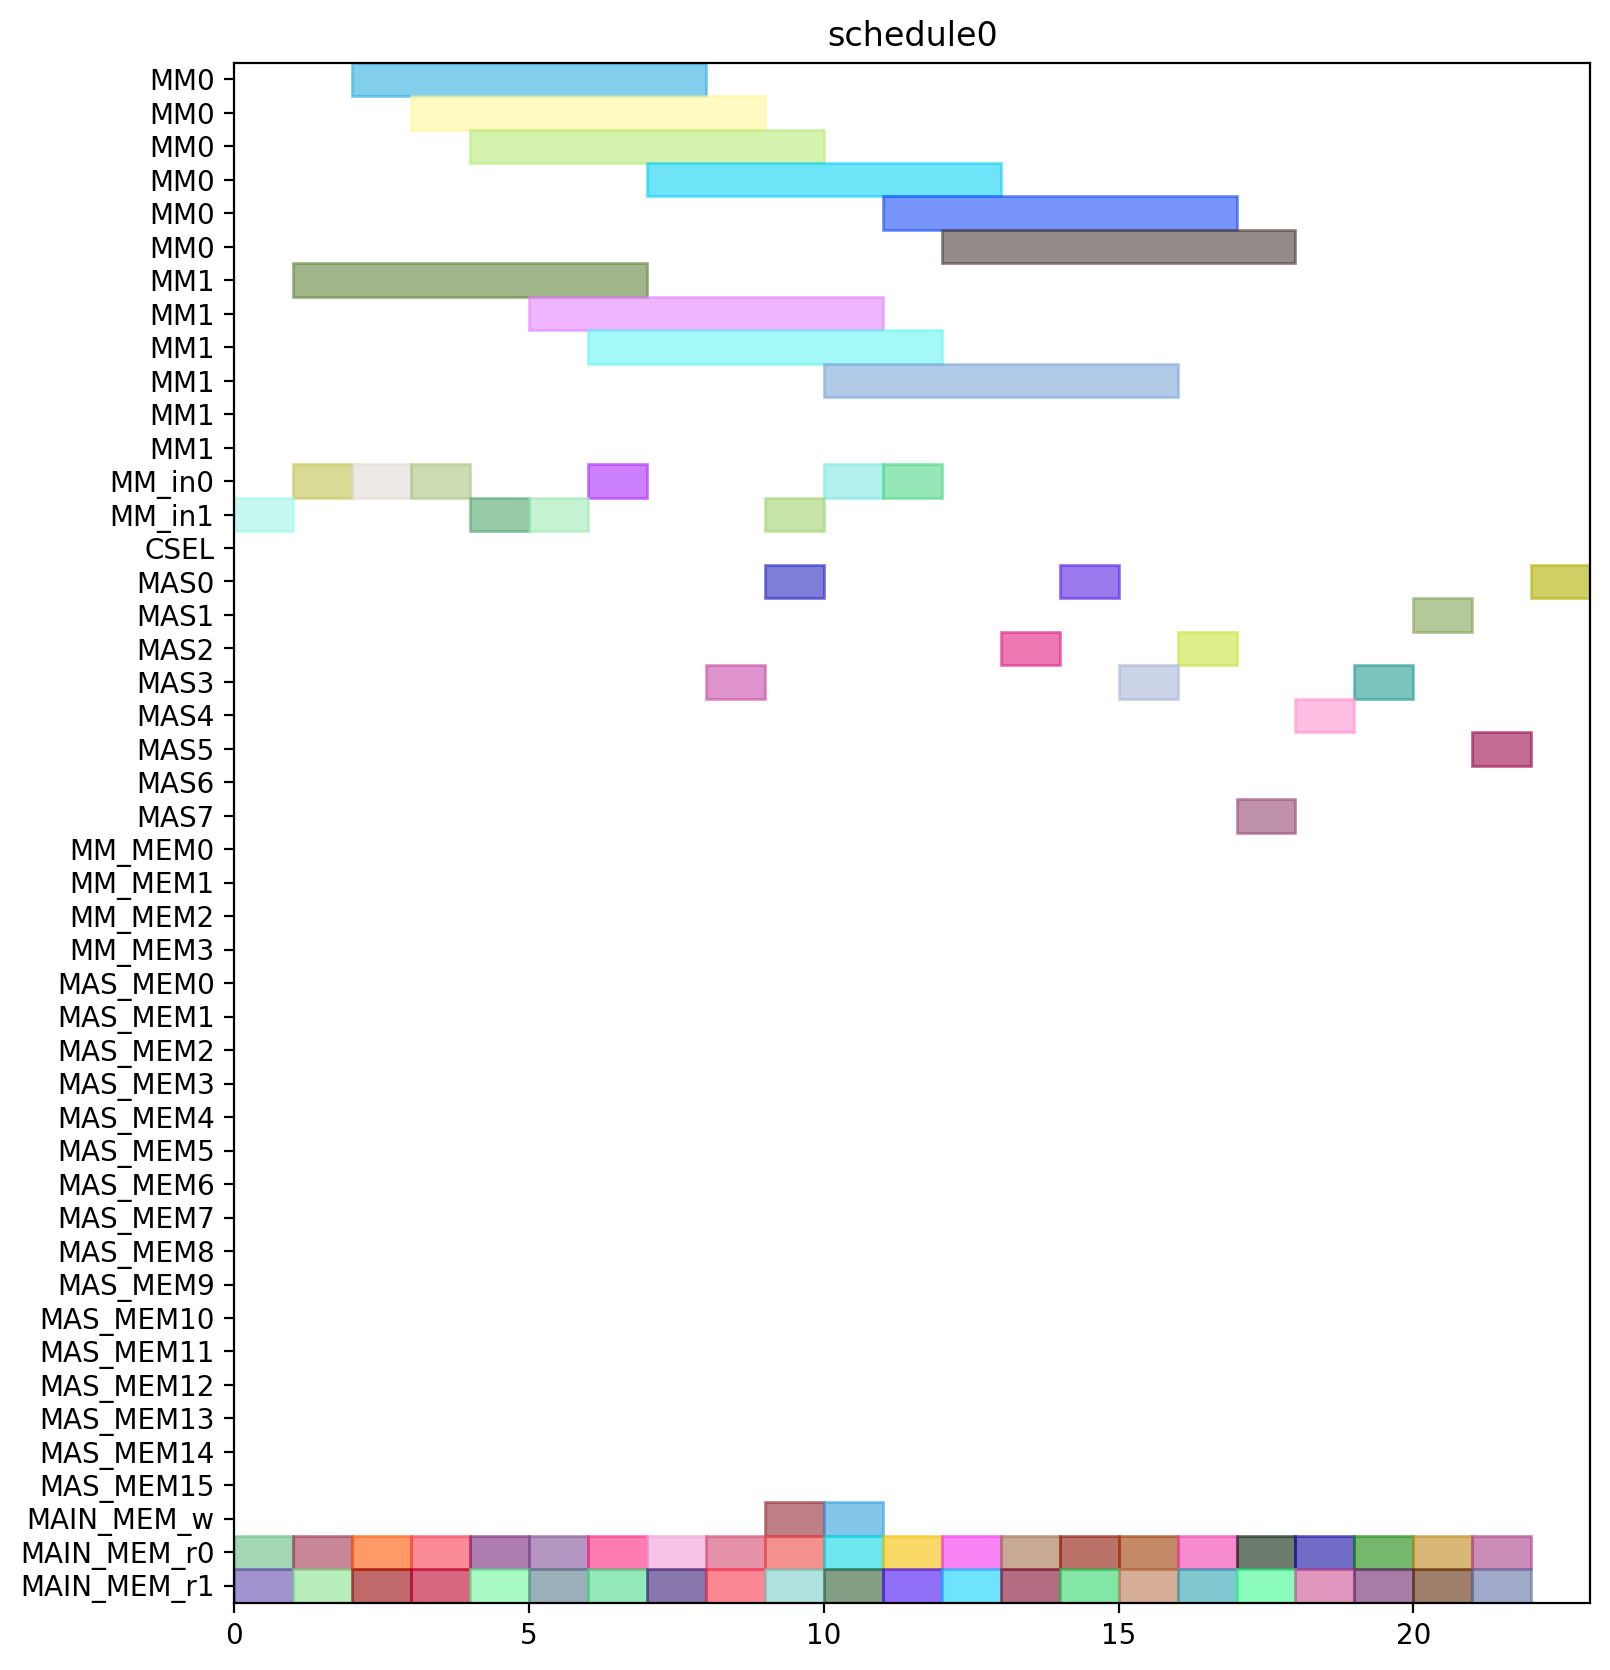

Reproduce this figure in Python.
from pyschedule import Scenario, solvers, plotters, alt


def solve():
	horizon = 120
	S = Scenario("schedule0", horizon=horizon)

	# resource
	MM = S.Resources('MM', num=2, size=6)
	MM_in = S.Resources('MM_in', num=2)
	CSEL = S.Resource('CSEL')
	MAS = S.Resources('MAS', num=8, size=1, periods=range(1, horizon))
	MM_MEM = S.Resources('MM_MEM', num=4)
	MAS_MEM = S.Resources('MAS_MEM', num=16)
	MAIN_MEM_w = S.Resource('MAIN_MEM_w', size=1)
	MAIN_MEM_r = S.Resources('MAIN_MEM_r', num=2)

	# result of previous scheduling

	# new tasks
	c10_t0 = S.Task('c10_t0', length=6, delay_cost=1)
	c10_t0 += alt(MM)
	c10_t0_in = S.Task('c10_t0_in', length=1, delay_cost=1)
	c10_t0_in += alt(MM_in)
	S += c10_t0_in*MM_in[0]<=c10_t0*MM[0]
	S += c10_t0_in*MM_in[1]<=c10_t0*MM[1]
	c10_t0_mem0 = S.Task('c10_t0_mem0', length=1, delay_cost=1)
	c10_t0_mem0 += MAIN_MEM_r[0]
	S += c10_t0_mem0 <= c10_t0

	c10_t0_mem1 = S.Task('c10_t0_mem1', length=1, delay_cost=1)
	c10_t0_mem1 += MAIN_MEM_r[1]
	S += c10_t0_mem1 <= c10_t0

	c10_t1 = S.Task('c10_t1', length=6, delay_cost=1)
	c10_t1 += alt(MM)
	c10_t1_in = S.Task('c10_t1_in', length=1, delay_cost=1)
	c10_t1_in += alt(MM_in)
	S += c10_t1_in*MM_in[0]<=c10_t1*MM[0]
	S += c10_t1_in*MM_in[1]<=c10_t1*MM[1]
	c10_t1_mem0 = S.Task('c10_t1_mem0', length=1, delay_cost=1)
	c10_t1_mem0 += MAIN_MEM_r[0]
	S += c10_t1_mem0 <= c10_t1

	c10_t1_mem1 = S.Task('c10_t1_mem1', length=1, delay_cost=1)
	c10_t1_mem1 += MAIN_MEM_r[1]
	S += c10_t1_mem1 <= c10_t1

	c10_t2 = S.Task('c10_t2', length=1, delay_cost=1)
	c10_t2 += alt(MAS)
	c10_t2_mem0 = S.Task('c10_t2_mem0', length=1, delay_cost=1)
	c10_t2_mem0 += MAIN_MEM_r[0]
	S += c10_t2_mem0 <= c10_t2

	c10_t2_mem1 = S.Task('c10_t2_mem1', length=1, delay_cost=1)
	c10_t2_mem1 += MAIN_MEM_r[1]
	S += c10_t2_mem1 <= c10_t2

	c10_t3 = S.Task('c10_t3', length=1, delay_cost=1)
	c10_t3 += alt(MAS)
	c10_t3_mem0 = S.Task('c10_t3_mem0', length=1, delay_cost=1)
	c10_t3_mem0 += MAIN_MEM_r[0]
	S += c10_t3_mem0 <= c10_t3

	c10_t3_mem1 = S.Task('c10_t3_mem1', length=1, delay_cost=1)
	c10_t3_mem1 += MAIN_MEM_r[1]
	S += c10_t3_mem1 <= c10_t3

	c20_t0 = S.Task('c20_t0', length=6, delay_cost=1)
	c20_t0 += alt(MM)
	c20_t0_in = S.Task('c20_t0_in', length=1, delay_cost=1)
	c20_t0_in += alt(MM_in)
	S += c20_t0_in*MM_in[0]<=c20_t0*MM[0]
	S += c20_t0_in*MM_in[1]<=c20_t0*MM[1]
	c20_t0_mem0 = S.Task('c20_t0_mem0', length=1, delay_cost=1)
	c20_t0_mem0 += MAIN_MEM_r[0]
	S += c20_t0_mem0 <= c20_t0

	c20_t0_mem1 = S.Task('c20_t0_mem1', length=1, delay_cost=1)
	c20_t0_mem1 += MAIN_MEM_r[1]
	S += c20_t0_mem1 <= c20_t0

	c20_t1 = S.Task('c20_t1', length=6, delay_cost=1)
	c20_t1 += alt(MM)
	c20_t1_in = S.Task('c20_t1_in', length=1, delay_cost=1)
	c20_t1_in += alt(MM_in)
	S += c20_t1_in*MM_in[0]<=c20_t1*MM[0]
	S += c20_t1_in*MM_in[1]<=c20_t1*MM[1]
	c20_t1_mem0 = S.Task('c20_t1_mem0', length=1, delay_cost=1)
	c20_t1_mem0 += MAIN_MEM_r[0]
	S += c20_t1_mem0 <= c20_t1

	c20_t1_mem1 = S.Task('c20_t1_mem1', length=1, delay_cost=1)
	c20_t1_mem1 += MAIN_MEM_r[1]
	S += c20_t1_mem1 <= c20_t1

	c20_t2 = S.Task('c20_t2', length=1, delay_cost=1)
	c20_t2 += alt(MAS)
	c20_t2_mem0 = S.Task('c20_t2_mem0', length=1, delay_cost=1)
	c20_t2_mem0 += MAIN_MEM_r[0]
	S += c20_t2_mem0 <= c20_t2

	c20_t2_mem1 = S.Task('c20_t2_mem1', length=1, delay_cost=1)
	c20_t2_mem1 += MAIN_MEM_r[1]
	S += c20_t2_mem1 <= c20_t2

	c20_t3 = S.Task('c20_t3', length=1, delay_cost=1)
	c20_t3 += alt(MAS)
	c20_t3_mem0 = S.Task('c20_t3_mem0', length=1, delay_cost=1)
	c20_t3_mem0 += MAIN_MEM_r[0]
	S += c20_t3_mem0 <= c20_t3

	c20_t3_mem1 = S.Task('c20_t3_mem1', length=1, delay_cost=1)
	c20_t3_mem1 += MAIN_MEM_r[1]
	S += c20_t3_mem1 <= c20_t3

	c01_t0 = S.Task('c01_t0', length=6, delay_cost=1)
	c01_t0 += alt(MM)
	c01_t0_in = S.Task('c01_t0_in', length=1, delay_cost=1)
	c01_t0_in += alt(MM_in)
	S += c01_t0_in*MM_in[0]<=c01_t0*MM[0]
	S += c01_t0_in*MM_in[1]<=c01_t0*MM[1]
	c01_t0_mem0 = S.Task('c01_t0_mem0', length=1, delay_cost=1)
	c01_t0_mem0 += MAIN_MEM_r[0]
	S += c01_t0_mem0 <= c01_t0

	c01_t0_mem1 = S.Task('c01_t0_mem1', length=1, delay_cost=1)
	c01_t0_mem1 += MAIN_MEM_r[1]
	S += c01_t0_mem1 <= c01_t0

	c01_t1 = S.Task('c01_t1', length=6, delay_cost=1)
	c01_t1 += alt(MM)
	c01_t1_in = S.Task('c01_t1_in', length=1, delay_cost=1)
	c01_t1_in += alt(MM_in)
	S += c01_t1_in*MM_in[0]<=c01_t1*MM[0]
	S += c01_t1_in*MM_in[1]<=c01_t1*MM[1]
	c01_t1_mem0 = S.Task('c01_t1_mem0', length=1, delay_cost=1)
	c01_t1_mem0 += MAIN_MEM_r[0]
	S += c01_t1_mem0 <= c01_t1

	c01_t1_mem1 = S.Task('c01_t1_mem1', length=1, delay_cost=1)
	c01_t1_mem1 += MAIN_MEM_r[1]
	S += c01_t1_mem1 <= c01_t1

	c01_t2 = S.Task('c01_t2', length=1, delay_cost=1)
	c01_t2 += alt(MAS)
	c01_t2_mem0 = S.Task('c01_t2_mem0', length=1, delay_cost=1)
	c01_t2_mem0 += MAIN_MEM_r[0]
	S += c01_t2_mem0 <= c01_t2

	c01_t2_mem1 = S.Task('c01_t2_mem1', length=1, delay_cost=1)
	c01_t2_mem1 += MAIN_MEM_r[1]
	S += c01_t2_mem1 <= c01_t2

	c01_t3 = S.Task('c01_t3', length=1, delay_cost=1)
	c01_t3 += alt(MAS)
	c01_t3_mem0 = S.Task('c01_t3_mem0', length=1, delay_cost=1)
	c01_t3_mem0 += MAIN_MEM_r[0]
	S += c01_t3_mem0 <= c01_t3

	c01_t3_mem1 = S.Task('c01_t3_mem1', length=1, delay_cost=1)
	c01_t3_mem1 += MAIN_MEM_r[1]
	S += c01_t3_mem1 <= c01_t3

	c11_t0 = S.Task('c11_t0', length=6, delay_cost=1)
	c11_t0 += alt(MM)
	c11_t0_in = S.Task('c11_t0_in', length=1, delay_cost=1)
	c11_t0_in += alt(MM_in)
	S += c11_t0_in*MM_in[0]<=c11_t0*MM[0]
	S += c11_t0_in*MM_in[1]<=c11_t0*MM[1]
	c11_t0_mem0 = S.Task('c11_t0_mem0', length=1, delay_cost=1)
	c11_t0_mem0 += MAIN_MEM_r[0]
	S += c11_t0_mem0 <= c11_t0

	c11_t0_mem1 = S.Task('c11_t0_mem1', length=1, delay_cost=1)
	c11_t0_mem1 += MAIN_MEM_r[1]
	S += c11_t0_mem1 <= c11_t0

	c11_t1 = S.Task('c11_t1', length=6, delay_cost=1)
	c11_t1 += alt(MM)
	c11_t1_in = S.Task('c11_t1_in', length=1, delay_cost=1)
	c11_t1_in += alt(MM_in)
	S += c11_t1_in*MM_in[0]<=c11_t1*MM[0]
	S += c11_t1_in*MM_in[1]<=c11_t1*MM[1]
	c11_t1_mem0 = S.Task('c11_t1_mem0', length=1, delay_cost=1)
	c11_t1_mem0 += MAIN_MEM_r[0]
	S += c11_t1_mem0 <= c11_t1

	c11_t1_mem1 = S.Task('c11_t1_mem1', length=1, delay_cost=1)
	c11_t1_mem1 += MAIN_MEM_r[1]
	S += c11_t1_mem1 <= c11_t1

	c11_t2 = S.Task('c11_t2', length=1, delay_cost=1)
	c11_t2 += alt(MAS)
	c11_t2_mem0 = S.Task('c11_t2_mem0', length=1, delay_cost=1)
	c11_t2_mem0 += MAIN_MEM_r[0]
	S += c11_t2_mem0 <= c11_t2

	c11_t2_mem1 = S.Task('c11_t2_mem1', length=1, delay_cost=1)
	c11_t2_mem1 += MAIN_MEM_r[1]
	S += c11_t2_mem1 <= c11_t2

	c11_t3 = S.Task('c11_t3', length=1, delay_cost=1)
	c11_t3 += alt(MAS)
	c11_t3_mem0 = S.Task('c11_t3_mem0', length=1, delay_cost=1)
	c11_t3_mem0 += MAIN_MEM_r[0]
	S += c11_t3_mem0 <= c11_t3

	c11_t3_mem1 = S.Task('c11_t3_mem1', length=1, delay_cost=1)
	c11_t3_mem1 += MAIN_MEM_r[1]
	S += c11_t3_mem1 <= c11_t3

	c21_t0 = S.Task('c21_t0', length=6, delay_cost=1)
	c21_t0 += alt(MM)
	c21_t0_in = S.Task('c21_t0_in', length=1, delay_cost=1)
	c21_t0_in += alt(MM_in)
	S += c21_t0_in*MM_in[0]<=c21_t0*MM[0]
	S += c21_t0_in*MM_in[1]<=c21_t0*MM[1]
	c21_t0_mem0 = S.Task('c21_t0_mem0', length=1, delay_cost=1)
	c21_t0_mem0 += MAIN_MEM_r[0]
	S += c21_t0_mem0 <= c21_t0

	c21_t0_mem1 = S.Task('c21_t0_mem1', length=1, delay_cost=1)
	c21_t0_mem1 += MAIN_MEM_r[1]
	S += c21_t0_mem1 <= c21_t0

	c21_t1 = S.Task('c21_t1', length=6, delay_cost=1)
	c21_t1 += alt(MM)
	c21_t1_in = S.Task('c21_t1_in', length=1, delay_cost=1)
	c21_t1_in += alt(MM_in)
	S += c21_t1_in*MM_in[0]<=c21_t1*MM[0]
	S += c21_t1_in*MM_in[1]<=c21_t1*MM[1]
	c21_t1_mem0 = S.Task('c21_t1_mem0', length=1, delay_cost=1)
	c21_t1_mem0 += MAIN_MEM_r[0]
	S += c21_t1_mem0 <= c21_t1

	c21_t1_mem1 = S.Task('c21_t1_mem1', length=1, delay_cost=1)
	c21_t1_mem1 += MAIN_MEM_r[1]
	S += c21_t1_mem1 <= c21_t1

	c21_t2 = S.Task('c21_t2', length=1, delay_cost=1)
	c21_t2 += alt(MAS)
	c21_t2_mem0 = S.Task('c21_t2_mem0', length=1, delay_cost=1)
	c21_t2_mem0 += MAIN_MEM_r[0]
	S += c21_t2_mem0 <= c21_t2

	c21_t2_mem1 = S.Task('c21_t2_mem1', length=1, delay_cost=1)
	c21_t2_mem1 += MAIN_MEM_r[1]
	S += c21_t2_mem1 <= c21_t2

	c21_t3 = S.Task('c21_t3', length=1, delay_cost=1)
	c21_t3 += alt(MAS)
	c21_t3_mem0 = S.Task('c21_t3_mem0', length=1, delay_cost=1)
	c21_t3_mem0 += MAIN_MEM_r[0]
	S += c21_t3_mem0 <= c21_t3

	c21_t3_mem1 = S.Task('c21_t3_mem1', length=1, delay_cost=1)
	c21_t3_mem1 += MAIN_MEM_r[1]
	S += c21_t3_mem1 <= c21_t3

	c000 = S.Task('c000', length=1, delay_cost=1)
	c000 += alt(MAS)
	S += 0<c000

	c000_w = S.Task('c000_w', length=1, delay_cost=1)
	c000_w += alt(MAIN_MEM_w)
	S += c000 <= c000_w

	c000_mem0 = S.Task('c000_mem0', length=1, delay_cost=1)
	c000_mem0 += MAIN_MEM_r[0]
	S += c000_mem0 <= c000

	c000_mem1 = S.Task('c000_mem1', length=1, delay_cost=1)
	c000_mem1 += MAIN_MEM_r[1]
	S += c000_mem1 <= c000

	c001 = S.Task('c001', length=1, delay_cost=1)
	c001 += alt(MAS)
	S += 0<c001

	c001_w = S.Task('c001_w', length=1, delay_cost=1)
	c001_w += alt(MAIN_MEM_w)
	S += c001 <= c001_w

	c001_mem0 = S.Task('c001_mem0', length=1, delay_cost=1)
	c001_mem0 += MAIN_MEM_r[0]
	S += c001_mem0 <= c001

	c001_mem1 = S.Task('c001_mem1', length=1, delay_cost=1)
	c001_mem1 += MAIN_MEM_r[1]
	S += c001_mem1 <= c001

	solvers.mip.solve(S,msg=1,kind='CPLEX',ratio_gap=1.01)

	solution = [['hoge']*len(S.solution()[1]) for i in range(len(S.solution()))]
	for i in range(len(S.solution())):
		for j in range(len(S.solution()[i])):
			solution[i][j]=str(S.solution()[i][j])
	print(solution)

	cycles = int(solution[-1][3])

	pic_file_name = "/home/mfukuda/ABE/multiRAM_multiMAS_16mux/scheduling_result/stage6MM2_stage1MAS8/FROB/schedule0.png"
	if(S.solution() != []):
		plotters.matplotlib.plot(S,img_filename=pic_file_name, show_task_labels=False, fig_size=(cycles*0.25+3, 10))

	return solution
